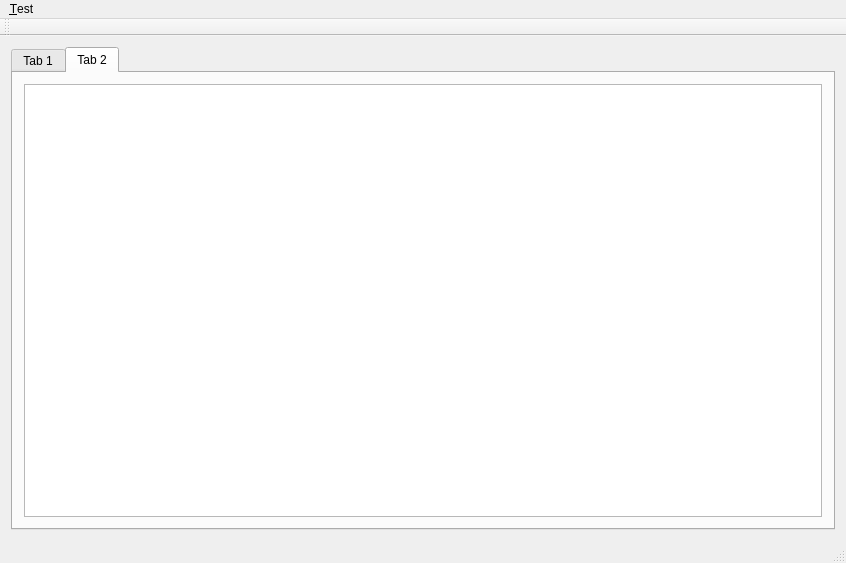
<?xml version="1.0" encoding="UTF-8"?>
<ui version="4.0">
 <class>MainWindow</class>
 <widget class="QMainWindow" name="MainWindow">
  <property name="geometry">
   <rect>
    <x>0</x>
    <y>0</y>
    <width>846</width>
    <height>563</height>
   </rect>
  </property>
  <property name="windowTitle">
   <string>MainWindow</string>
  </property>
  <widget class="QWidget" name="centralWidget">
   <layout class="QHBoxLayout" name="horizontalLayout">
    <item>
     <widget class="QTabWidget" name="tabWidget">
      <property name="currentIndex">
       <number>1</number>
      </property>
      <widget class="QWidget" name="tab_1">
       <attribute name="title">
        <string>Tab 1</string>
       </attribute>
       <layout class="QHBoxLayout" name="horizontalLayout_2">
        <item>
         <widget class="QListWidget" name="listWidget"/>
        </item>
       </layout>
      </widget>
      <widget class="QWidget" name="tab_2">
       <attribute name="title">
        <string>Tab 2</string>
       </attribute>
       <layout class="QHBoxLayout" name="horizontalLayout_3">
        <item>
         <widget class="QPlainTextEdit" name="plainTextEdit"/>
        </item>
       </layout>
      </widget>
     </widget>
    </item>
   </layout>
  </widget>
  <widget class="QMenuBar" name="menuBar">
   <property name="geometry">
    <rect>
     <x>0</x>
     <y>0</y>
     <width>846</width>
     <height>23</height>
    </rect>
   </property>
   <widget class="QMenu" name="menu_Test">
    <property name="title">
     <string>&amp;Test</string>
    </property>
    <addaction name="actionTest_1"/>
    <addaction name="actionTest_2"/>
   </widget>
   <addaction name="menu_Test"/>
  </widget>
  <widget class="QToolBar" name="mainToolBar">
   <attribute name="toolBarArea">
    <enum>TopToolBarArea</enum>
   </attribute>
   <attribute name="toolBarBreak">
    <bool>false</bool>
   </attribute>
  </widget>
  <widget class="QStatusBar" name="statusBar"/>
  <action name="actionTest_1">
   <property name="text">
    <string>Test &amp;1</string>
   </property>
  </action>
  <action name="actionTest_2">
   <property name="text">
    <string>Test &amp;2</string>
   </property>
  </action>
 </widget>
 <layoutdefault spacing="6" margin="11"/>
 <resources/>
 <connections/>
</ui>
